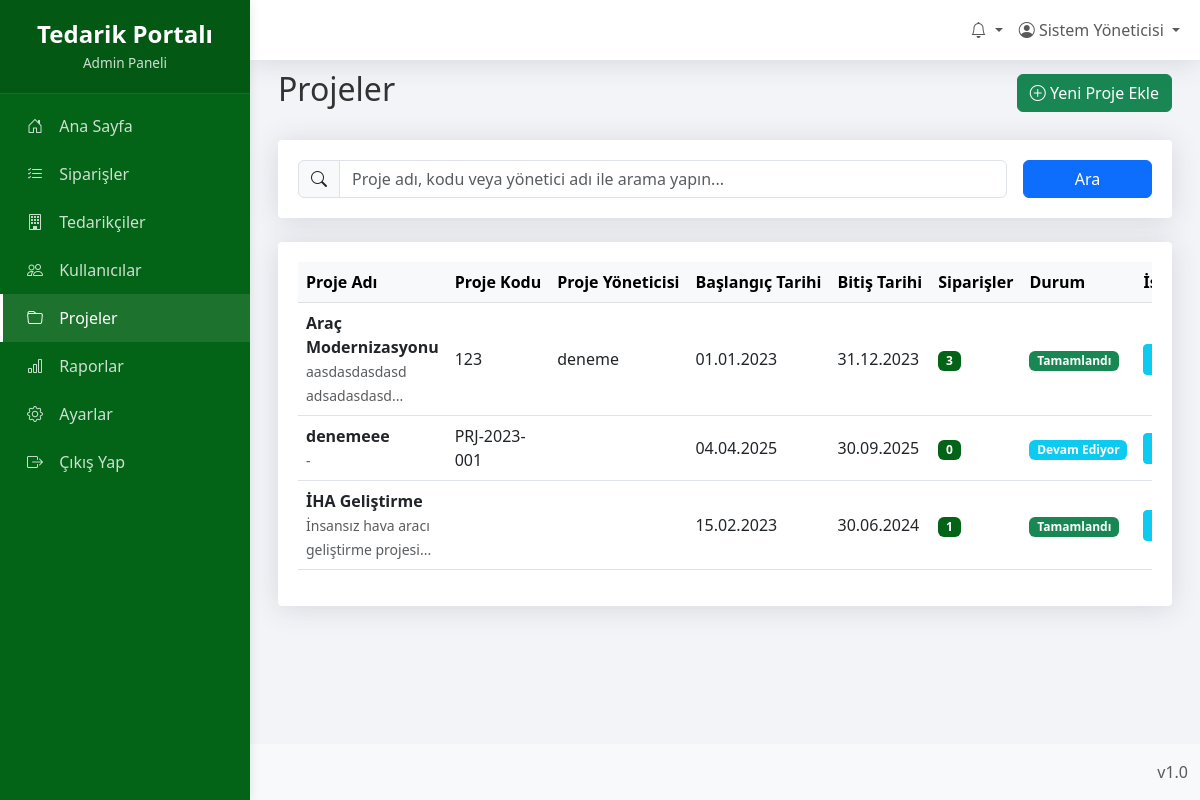
The page /admin/projeler.php (signed in) on the database its author committed.
### tables this page shows
CREATE TABLE `projeler` (
  `id` int(11) NOT NULL,
  `proje_kodu` varchar(255) NOT NULL,
  `proje_adi` varchar(255) NOT NULL,
  `proje_yoneticisi` varchar(255) DEFAULT NULL,
  `proje_aciklama` text DEFAULT NULL,
  `baslangic_tarihi` date DEFAULT NULL,
  `bitis_tarihi` date DEFAULT NULL,
  `durum` enum('Aktif','Tamamlandi','Beklemede','Iptal') NOT NULL DEFAULT 'Aktif',
  `olusturan_id` int(11) NOT NULL,
  `olusturma_tarihi` datetime DEFAULT current_timestamp(),
  `guncelleme_tarihi` datetime DEFAULT NULL ON UPDATE current_timestamp(),
  `aktif` tinyint(1) NOT NULL DEFAULT 1
);

### admin/projeler.php (the view, shortened to what this page needs)
<?php
require_once '../config.php';
$arama = isset($_GET['arama']) ? $_GET['arama'] : '';
$arama_sorgu = '';
$params = [];
$sql = "SELECT p.*,
               (SELECT COUNT(*) FROM siparisler s WHERE s.proje_id = p.id) AS siparis_sayisi
        FROM projeler p
        $arama_sorgu
        ORDER BY p.proje_adi ASC";
$stmt = $db->prepare($sql);
$stmt->execute($params);
$projeler = $stmt->fetchAll(PDO::FETCH_ASSOC);
include 'header.php';
?>
<div class="container-fluid">
    <div class="d-flex justify-content-between align-items-center mb-4">
        <h2>Projeler</h2>
        <a href="proje_ekle.php" class="btn btn-success">
            <i class="bi bi-plus-circle"></i> Yeni Proje Ekle
        </a>
    </div>
    <div class="card mb-4">
        <div class="card-body">
            <form action="" method="GET" class="row g-3">
                <div class="col-md-10">
                    <div class="input-group">
                        <span class="input-group-text"><i class="bi bi-search"></i></span>
                        <input type="text" class="form-control" name="arama" placeholder="Proje adı, kodu veya yönetici adı ile arama yapın..." value="<?= htmlspecialchars($arama) ?>">
                    </div>
                </div>
                <div class="col-md-2">
                    <button type="submit" class="btn btn-primary w-100">Ara</button>
                </div>
            </form>
        </div>
    </div>
    <div class="card">
        <div class="card-body">
            <div class="table-responsive">
                <table class="table table-hover">
                    <thead class="table-light">
                        <tr>
                            <th>Proje Adı</th>
                            <th>Proje Kodu</th>
                            <th>Proje Yöneticisi</th>
                            <th>Başlangıç Tarihi</th>
                            <th>Bitiş Tarihi</th>
                            <th>Siparişler</th>
                            <th>Durum</th>
                            <th>İşlemler</th>
                        </tr>
                    </thead>
                    <tbody>
                        <?php if (count($projeler) > 0): ?>
                            <?php foreach ($projeler as $proje): ?>
                                <tr>
                                    <td>
                                        <div class="fw-bold"><?= htmlspecialchars($proje['proje_adi']) ?></div>
                                        <small class="text-muted"><?= $proje['proje_aciklama'] ? htmlspecialchars(mb_substr($proje['proje_aciklama'], 0, 50)) . '...' : '-' ?></small>
                                    </td>
                                    <td><?= htmlspecialchars($proje['proje_kodu']) ?></td>
                                    <td><?= isset($proje['proje_yoneticisi']) ? htmlspecialchars($proje['proje_yoneticisi']) : '-' ?></td>
                                    <td><?= $proje['baslangic_tarihi'] ? date('d.m.Y', strtotime($proje['baslangic_tarihi'])) : '-' ?></td>
                                    <td><?= $proje['bitis_tarihi'] ? date('d.m.Y', strtotime($proje['bitis_tarihi'])) : '-' ?></td>
                                    <td><span class="badge bg-primary"><?= $proje['siparis_sayisi'] ?></span></td>
                                    <td>
                                        <?php
                                            $bugun = date('Y-m-d');
                                            $durum = '';
                                            $durum_renk = '';
                                            if ($proje['bitis_tarihi'] && $proje['bitis_tarihi'] < $bugun) {
                                                $durum = 'Tamamlandı';
                                                $durum_renk = 'success';
                                            } elseif ($proje['baslangic_tarihi'] && $proje['baslangic_tarihi'] > $bugun) {
                                                $durum = 'Planlandı';
                                                $durum_renk = 'warning';
                                            } else {
                                                $durum = 'Devam Ediyor';
                                                $durum_renk = 'info';
                                            }
                                        ?>
                                        <span class="badge bg-<?= $durum_renk ?>"><?= $durum ?></span>
                                    </td>
                                    <td>
                                        <div class="btn-group btn-group-sm">
                                            <a href="proje_detay.php?id=<?= $proje['id'] ?>" class="btn btn-info" title="Detay">
                                            </a>
                                        </div>
                                    </td>
                                </tr>
                            <?php endforeach; ?>
                        <?php else: ?>
                            <tr>
                                <td colspan="8" class="text-center">Proje bulunamadı.</td>
                            </tr>
                        <?php endif; ?>
                    </tbody>
                </table>
            </div>
        </div>
    </div>
</div>
<?php include 'footer.php'; ?>

### assets/css/panel.css (style rules this page uses)
:root { --primary-color: #1a3a5f; --secondary-color: #36404a; --accent-color: #507093; --light-color: #f2f4f8; --text-color: #333; --border-color: #d8dbe0; --success-color: #3c6a56; --warning-color: #a17d32; --danger-color: #8c3a3a; --info-color: #3a5a7c; --sidebar-width: 250px; }
html, body { height: 100%; margin: 0; padding: 0; overflow-x: hidden; }
body { background-color: var(--light-color); color: var(--text-color); font-family: 'Segoe UI', Arial, sans-serif; position: relative; min-height: 100vh; display: flex; flex-direction: column; }
.card { border: none; margin-bottom: 1.5rem; border-radius: 0.25rem; box-shadow: 0 0.125rem 0.25rem rgba(0, 0, 0, 0.075); }
.card-body { padding: 1.25rem; }
.table th { font-weight: 600; border-top: none; background-color: #f8f9fa; white-space: nowrap; }
.table td { vertical-align: middle; }
.table-responsive { overflow-x: auto; }

### rows shown on the page
projeler: proje_adi "Araç Modernizasyonu", proje_aciklama "aasdasdasdasd adsadasdasd", proje_kodu "123", proje_yoneticisi "deneme", baslangic_tarihi "01.01.2023", bitis_tarihi "31.12.2023", siparis_sayisi "3", bitis_tarihi "Tamamlandı"
projeler: proje_adi "denemeee", proje_kodu "PRJ-2023-001", baslangic_tarihi "04.04.2025", bitis_tarihi "30.09.2025", siparis_sayisi "0", durum "Devam Ediyor"
projeler: proje_adi "İHA Geliştirme", proje_aciklama "İnsansız hava aracı geliştirme projesi", baslangic_tarihi "15.02.2023", bitis_tarihi "30.06.2024", siparis_sayisi "1", bitis_tarihi "Tamamlandı"

### other values the page prints
guvenli($_SESSION['ad_soyad']) "Sistem Yöneticisi"
